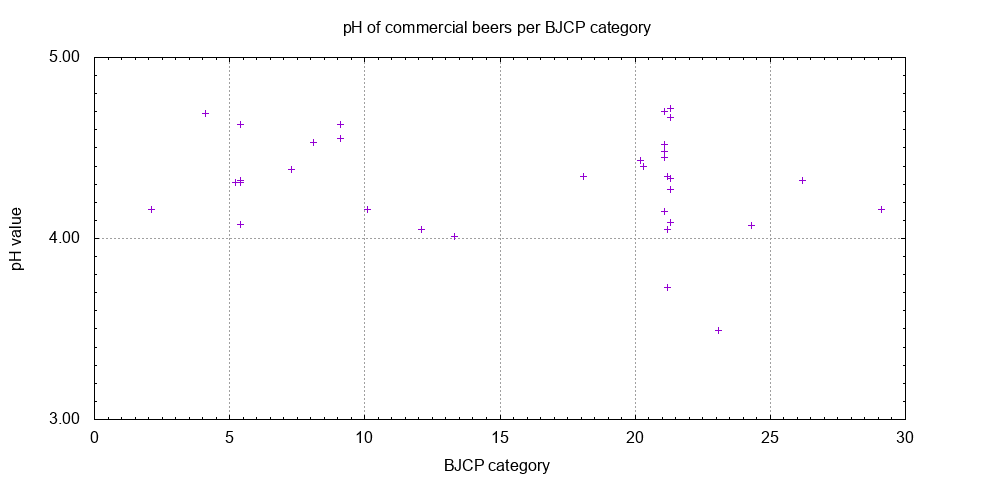

gnuplot code for this plot:
# setup graph
set term png size 1000,480
output_file = "ph_commercial_beer_BJCP.png"
set output output_file
set title "pH of commercial beers per BJCP category"
set style data points
set key outside right center vertical Left reverse enhanced autotitle nobox

# format Y-axis
set ylabel "pH value"
set format y " %.2f"
set autoscale y
set grid y
set ytics 1
set mytics 10

# format X-axis
set xlabel "BJCP category"
set grid x
set mxtics 10
set autoscale x

# plot the graph
plot "ph_commercial_beers.data" using 4:2 notitle
 
# set output back to default
set output
# reset terminal type
set terminal pop
